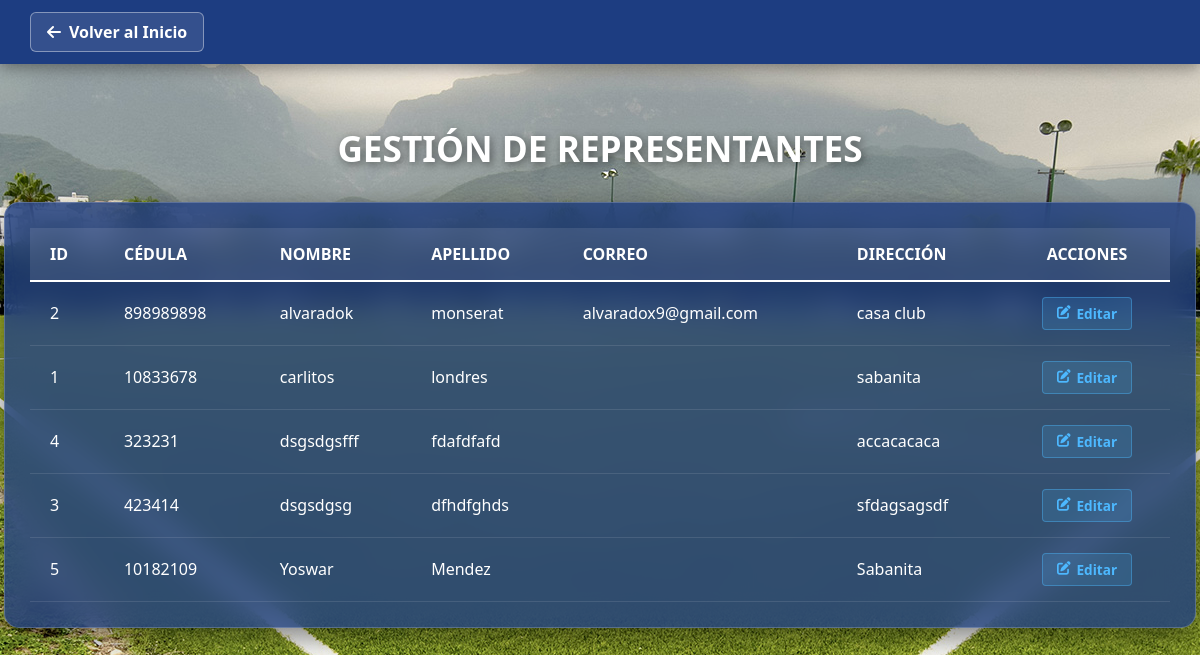
Page /vista/ver_representantes.php (signed in) on the earlier database version.
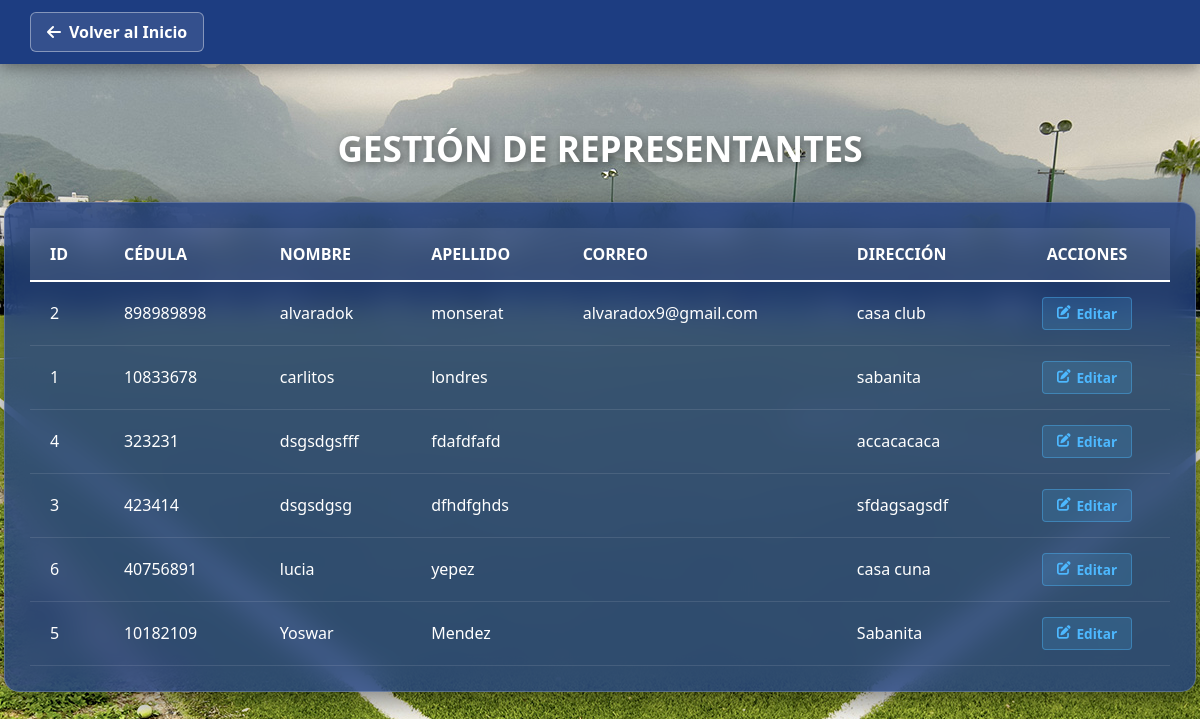
Same page on the later database version.
### tables this page shows
CREATE TABLE `representantes` (
  `id` int(150) NOT NULL,
  `cedula` varchar(20) NOT NULL,
  `nombre` varchar(100) NOT NULL,
  `apellido` varchar(100) NOT NULL,
  `telefono` varchar(30) NOT NULL,
  `correo` varchar(100) NOT NULL,
  `direccion` text NOT NULL
);

### controlador/controlador_ver_representantes.php (called while the page is built)
<?php
require_once 'conexion.php';
$resultado = $conexion->query("SELECT id, cedula, nombre, apellido, correo, direccion FROM representantes ORDER BY nombre ASC");
?>

### vista/ver_representantes.php (the view, shortened to what this page needs)
<?php
require_once '../controlador/controlador_ver_representantes.php';
?>
<!DOCTYPE html>
<html lang="es">
<head>
    <link rel="stylesheet" href="../estilo/style16.css">
    <link rel="stylesheet" href="https://cdnjs.cloudflare.com/ajax/libs/font-awesome/6.0.0/css/all.min.css">
</head>
<body>
    <header class="main-header">
        <div class="header-container">
<a href="../vista/inicio.php" class="btn-back">
    <i class="fas fa-arrow-left"></i> Volver al Inicio
</a>
        </div>
    </header>
    <main class="central-container">
        <h1 class="main-title">Gestión de Representantes</h1>
        <div class="glass-table-container">
            <?php if (isset($resultado) && $resultado->num_rows > 0): ?>
                <table class="user-table">
                    <thead>
                        <tr>
                            <th>ID</th>
                            <th>Cédula</th>
                            <th>Nombre</th>
                            <th>Apellido</th>
                            <th>Correo</th>
                            <th>Dirección</th>
                            <th style="text-align: center;">Acciones</th>
                        </tr>
                    </thead>
                    <tbody>
                        <?php while($row = $resultado->fetch_assoc()): ?>
                            <tr>
                                <td><?php echo $row['id']; ?></td>
                                <td><?php echo htmlspecialchars($row['cedula']); ?></td>
                                <td><?php echo htmlspecialchars($row['nombre']); ?></td>
                                <td><?php echo htmlspecialchars($row['apellido']); ?></td>
                                <td><?php echo htmlspecialchars($row['correo']); ?></td>
                                <td><?php echo htmlspecialchars($row['direccion']); ?></td>
                                <td class="action-cell">
                                    <a href="editar_representante.php?id=<?php echo $row['id']; ?>" class="btn-table edit">
                                        <i class="fas fa-edit"></i> Editar
                                    </a>
                                </td>
                            </tr>
                        <?php endwhile; ?>
                    </tbody>
                </table>
            <?php endif; ?>
        </div>
    </main>
</body>
</html>

### estilo/style16.css (style rules this page uses)
body { margin: 0; padding: 0; font-family: 'Segoe UI', sans-serif; background-image: url('../estilo/background_cancha.jpg'); background-size: cover; background-position: center; background-attachment: fixed; height: 100vh; }
.main-header { background-color: #1D3D81; width: 100%; padding: 12px 0; position: fixed; top: 0; z-index: 1000; box-shadow: 0 4px 15px rgba(0,0,0,0.4); }
.header-container { display: flex; justify-content: space-between; align-items: center; padding: 0 30px; }
.btn-back { background: rgba(255, 255, 255, 0.1); color: white; text-decoration: none; padding: 8px 16px; border-radius: 6px; border: 1px solid rgba(255, 255, 255, 0.4); font-weight: 600; transition: 0.3s; display: flex; align-items: center; gap: 8px; }
.central-container { padding-top: 100px; display: flex; flex-direction: column; align-items: center; }
.main-title { color: white; font-size: 2.2rem; text-transform: uppercase; text-shadow: 2px 2px 8px rgba(0,0,0,0.5); margin-bottom: 30px; }
.glass-table-container { background: rgba(29, 61, 129, 0.8); backdrop-filter: blur(15px); -webkit-backdrop-filter: blur(15px); border: 1px solid rgba(255, 255, 255, 0.2); border-radius: 15px; padding: 25px; width: 95%; max-width: 1200px; box-shadow: 0 10px 30px rgba(0,0,0,0.5); overflow-x: auto; margin: 0 auto; }
.user-table { width: 100%; border-collapse: collapse; color: white; text-align: left; }
.user-table thead tr { background-color: rgba(255, 255, 255, 0.1); border-bottom: 2px solid white; }
.user-table th { color: #FFFFFF; font-weight: bold; text-transform: uppercase; padding: 15px 20px; }
.user-table td { padding: 15px 20px; }
.user-table tbody tr { border-bottom: 1px solid rgba(255, 255, 255, 0.1); transition: background 0.3s; }
.action-cell { display: flex; gap: 10px; justify-content: center; align-items: center; }
.btn-table { text-decoration: none; padding: 6px 14px; border-radius: 4px; font-size: 0.85rem; font-weight: 600; display: inline-flex; align-items: center; gap: 6px; transition: all 0.3s ease; border: 1px solid transparent; }
.btn-table.edit { background: rgba(77, 184, 255, 0.15); color: #4db8ff; border-color: rgba(77, 184, 255, 0.4); }

Differences in the rows shown:
added representantes: id "6", cedula "40756891", nombre "lucia", apellido "yepez", direccion "casa cuna"
